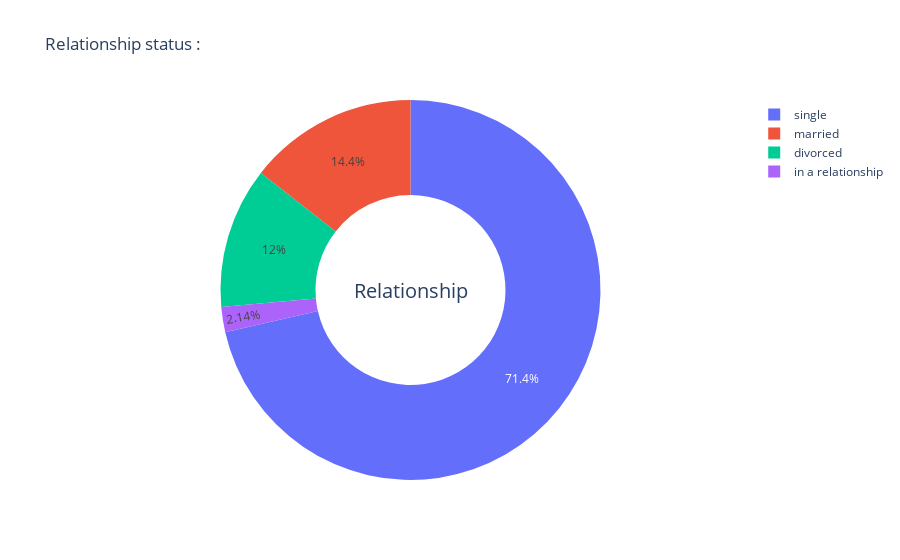

Notebook code for this chart:
### Code cell
fig = go.Figure(data = [go.Pie(labels = df.marital_status.dropna().unique(), values = df.marital_status.value_counts().dropna(), hole = 0.5)])
fig.update_layout(
    title_text="Relationship status : ",
    annotations=[dict(text='Relationship', x=0.5, y=0.5, font_size=20, showarrow=False)])
fig.show()

### Figure 1 — Plotly figure (JSON) as saved in the notebook; plotly's stock layout.template omitted (floating-point values rounded to 4 significant figures)
{"data": [{"hole": 0.5, "labels": ["single", "married", "divorced", "in a relationship"], "type": "pie", "values": [1168, 236, 196, 35]}], "layout": {"annotations": [{"font": {"size": 20}, "showarrow": false, "text": "Relationship", "x": 0.5, "y": 0.5}], "title": {"text": "Relationship status : "}}}
